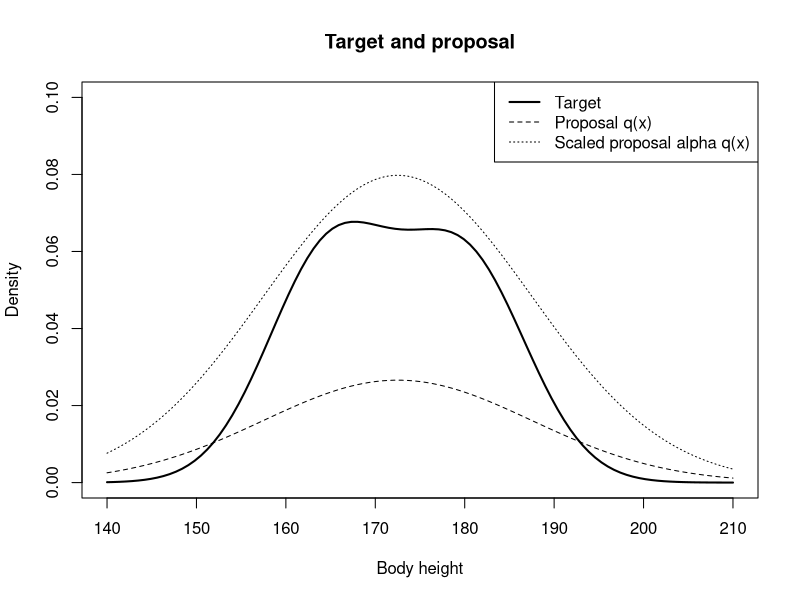
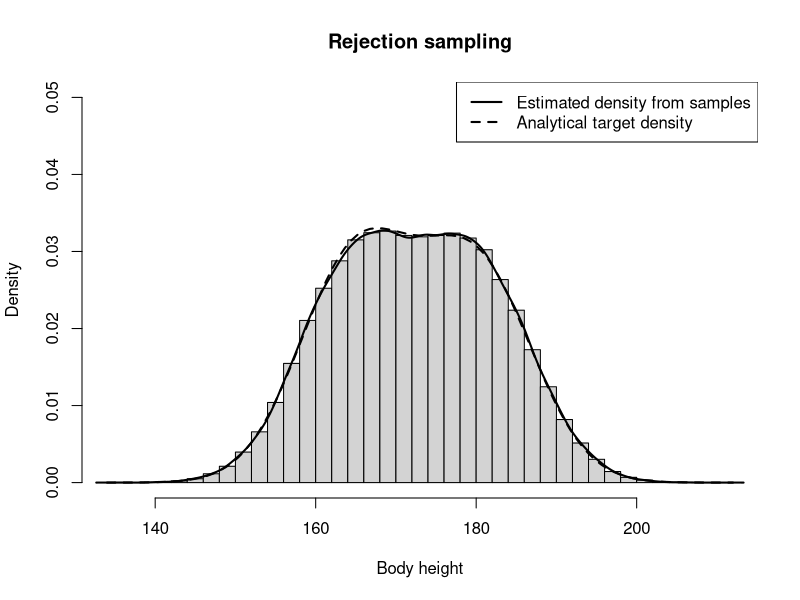

Reproduce these figures in R, in order.
# statistical inference 2
# sheet 1 exercise 1.1
# Topics: rejection sampling, proposal distribution, mixture density


set.seed(1)


# Common settings
n <- 100000
alpha <- 3


# ---- (a) ----
# The target is only known up to a normalizing constant.
# There are 5% more females than males, so the female component receives
# weight 1.05 and the male component weight 1.

target <- function(x) {

  female <- dnorm(
    x,
    mean = 165,
    sd = 7
  )

  male <- dnorm(
    x,
    mean = 180,
    sd = 7
  )

  1.05 * female + male
}


# Use a Gaussian proposal that is easy to sample from and has wider tails
# than the target mixture.

proposal <- function(x) {

  dnorm(
    x,
    mean = 172.5,
    sd = 15
  )
}


# The scaled proposal alpha * q(x) must dominate the target everywhere.
# The suggested solution uses alpha = 3.

scaled_proposal <- function(x) {

  alpha * proposal(x)
}


# Compare target, proposal, and scaled proposal.
curve(
  target,
  from = 140,
  to = 210,
  ylim = c(0, 0.1),
  lwd = 2,
  xlab = "Body height",
  ylab = "Density",
  main = "Target and proposal"
)

curve(
  proposal,
  add = TRUE,
  lty = 2
)

curve(
  scaled_proposal,
  add = TRUE,
  lty = 3
)

legend(
  "topright",
  legend = c(
    "Target",
    "Proposal q(x)",
    "Scaled proposal alpha q(x)"
  ),
  lwd = c(2, 1, 1),
  lty = c(1, 2, 3)
)



# ---- (b) ----
# Rejection sampling:
# 1. Draw Y* from q.
# 2. Draw U ~ Uniform(0, 1).
# 3. Accept Y* if
#       U <= f(Y*) / (alpha q(Y*)).

rejection_sampling <- function(n_samples) {

  samples <- numeric(n_samples)

  i <- 0
  n_proposals <- 0

  while (i < n_samples) {

    y_star <- rnorm(
      1,
      mean = 172.5,
      sd = 15
    )

    acceptance_probability <- target(y_star) /
      scaled_proposal(y_star)

    if (runif(1) <= acceptance_probability) {

      i <- i + 1
      samples[i] <- y_star
    }

    n_proposals <- n_proposals + 1
  }

  list(
    samples = samples,
    acceptance_rate = n_samples / n_proposals
  )
}


result_rejection <- rejection_sampling(n)


# Acceptance rate
result_rejection$acceptance_rate


# Histogram of accepted draws.
hist(
  result_rejection$samples,
  breaks = 50,
  freq = FALSE,
  xlab = "Body height",
  main = "Rejection sampling",
  ylim = c(0, 0.05)
)


# Kernel density estimate based on the simulated sample.
density_estimate <- density(
  result_rejection$samples
)

lines(
  density_estimate$x,
  density_estimate$y,
  lwd = 2
)



# ---- (c) ----
# Normalize the mixture analytically.
# If there are 5% more females than males, the population weights are
#
#   female: 1.05 / 2.05
#   male:   1.00 / 2.05

female_weight <- 1.05 / 2.05
male_weight <- 1 / 2.05


target_density <- function(x) {

  female_weight * dnorm(
    x,
    mean = 165,
    sd = 7
  ) +
    male_weight * dnorm(
      x,
      mean = 180,
      sd = 7
    )
}


# Add the analytical target density to the histogram.
curve(
  target_density,
  add = TRUE,
  lty = 2,
  lwd = 2
)

legend(
  "topright",
  legend = c(
    "Estimated density from samples",
    "Analytical target density"
  ),
  lwd = 2,
  lty = c(1, 2)
)


# Since the target is a known two-component mixture here, direct mixture
# sampling is possible and more efficient than rejection sampling.

sample_from_mixture <- function(n_samples) {

  is_female <- runif(n_samples) < female_weight

  samples <- numeric(n_samples)

  samples[is_female] <- rnorm(
    sum(is_female),
    mean = 165,
    sd = 7
  )

  samples[!is_female] <- rnorm(
    sum(!is_female),
    mean = 180,
    sd = 7
  )

  samples
}


samples_mixture <- sample_from_mixture(n)
